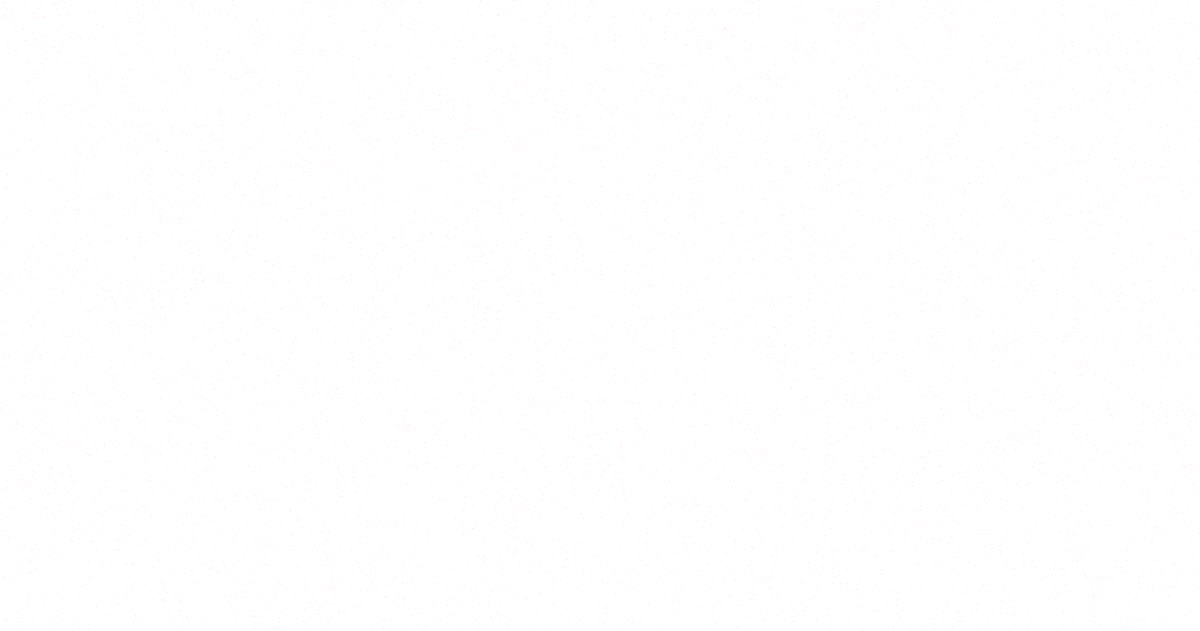
Frame 1 (no input)
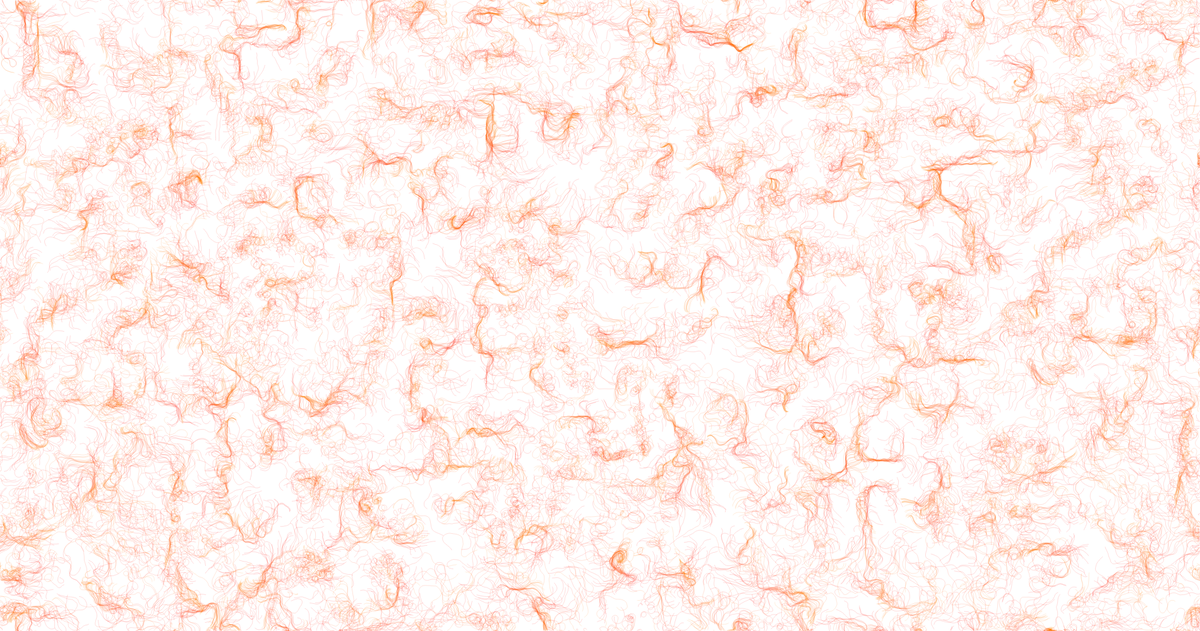
Frame 60 (no input)
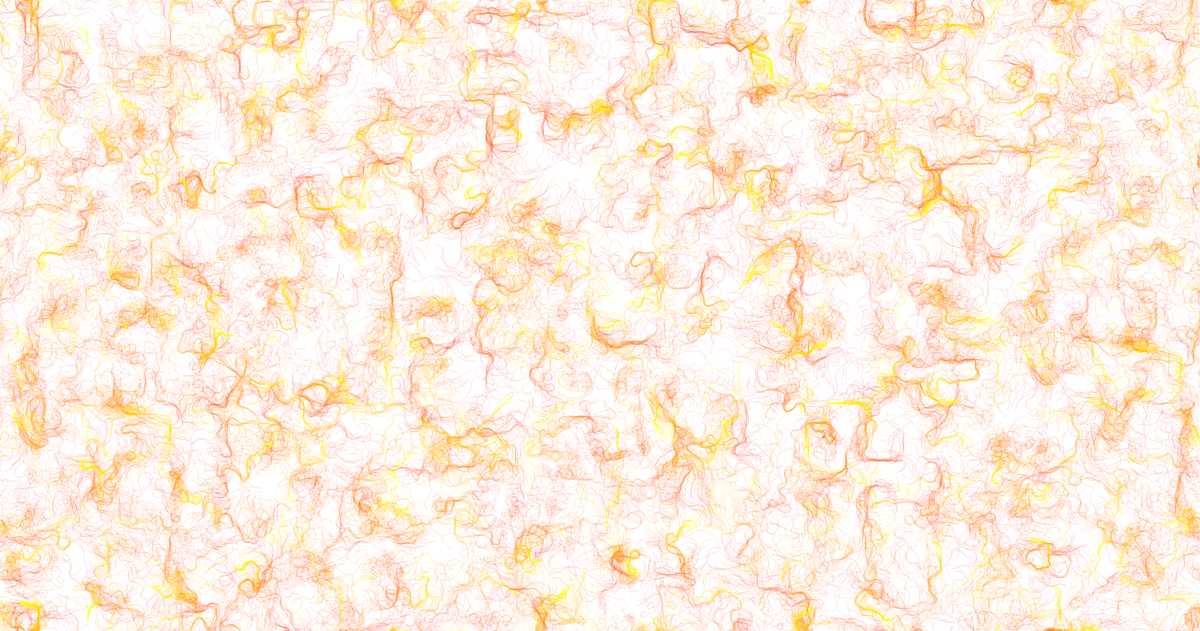
Frame 120 (the mouse pressed at the canvas centre since frame 60)

The p5.js sketch that drew these frames (run headless with seeded random() and noise() and a simulated clock; from frame 60 on, the mouse is pressed at the canvas centre):

// p5.js sketch
// ── sketch.js
//let xoff1 = 0;
//let xoff2 = 1000;
let inc = 0.1;
var scl = 10;
var cols, rows;

let zoff = 0;

let fr; 

let particles = [];

let flowfield;

var colorInc = 0.5;  // Color change speed
var sat = 100; // saturation max 100
var brt = 100; // brightness max 100
var alph = 10; // alpha max 100
var hu = 0;

function setup() {
  createCanvas(1900, 1000);
  //1900, 1000

  colorMode(HSB,359,100,100,100);

  
  cols = floor(width/scl);
  rows = floor(height/scl);
  fr = createP('');

  flowfield = new Array(cols*rows)

  for ( let i=0; i< 10000; i++) {

  particles[i] = new Particle();
  }
  background(255);
}

function draw() {
  
  let yoff = 0;
  
  for (let y = 0; y < rows; y++) {
    let xoff = 0; 
    for (let x = 0; x < cols; x++) {
      let index = x + y * cols;
      flowfield[index]
      let angle = noise(xoff, yoff, zoff) * TWO_PI * 4;
      let v = p5.Vector.fromAngle(angle);
      v.setMag(1);
      flowfield[index] = v;
      xoff += inc;
      //stroke(0, 50);
      //push();
      //translate( x * scl, y * scl);
      //rotate(v.heading());
      //strokeWeight(1);
      //line(0, 0, scl, 0);
      //pop();
    }
    yoff+= inc;
    zoff += 0.0003;
  }

  for (let i = 0;i < particles.length; i++) {
    particles[i].follow(flowfield);
    particles[i].update();
    particles[i].edges();
    particles[i].show();
  }

  fr.html(floor(frameRate()));
  hu +=colorInc; if (hu >359){hu=0}
}

// ── particle.js
function Particle() {
    this.pos = createVector(random(width),random(height));
    this.vel = createVector(0,0);
    this.acc = createVector(0,0);
    this.maxspeed = 2;

    this.prevPos = this.pos.copy();

    this.update = function() {
        this.vel.add(this.acc);
        this.vel.limit(this.maxspeed);
        this.pos.add(this.vel);
        this.acc.mult(0);


    }

    this.follow = function (vectors) {
        let x = floor(this.pos.x/scl);
        let y = floor(this.pos.y/scl);
        let index = x + y * cols;
        let force = vectors[index];
        this.applyForce(force);
    }

    this.applyForce = function(force) {
        this.acc.add(force);
    }
    
    //Play with this function to get different colors and effects 
    this.show = function() {
        stroke(hu,sat,brt,alph)
        strokeWeight(1);
        line(this.pos.x, this.pos.y, this.prevPos.x, this.prevPos.y);
        //point(this.pos.x, this.pos.y);
        this.updatePrev();
    }
    this.updatePrev = function() {
        this.prevPos.x = this.pos.x;
            this.prevPos.y = this.pos.y;

    }
    this.edges = function() {
        if (this.pos.x > width ) {
            this.pos.x =0;
            this.updatePrev();
        }
        if (this.pos.x < 0 ) {
            this.pos.x = width;
            this.updatePrev();
        }
        if (this.pos.y > height ) {
            this.pos.y =0;
            this.updatePrev();
        }
        if (this.pos.y < 0 ) {
            this.pos.y = height;
            this.updatePrev();
        }
        
    }
}
